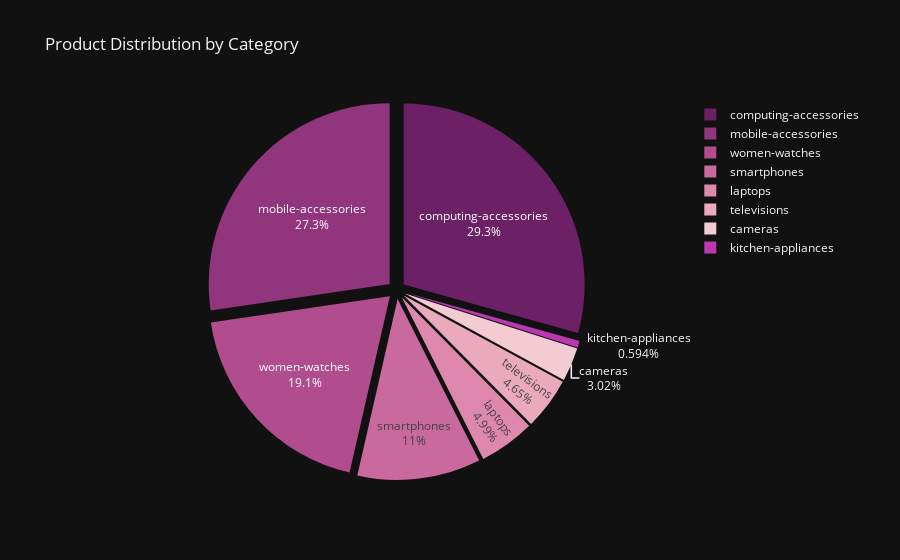

The notebook cell saved with this chart:
### Markdown cell above
## shows brands whose best-selling products

### Code cell
# Recreate the DataFrame with value counts and percentages
category_counts = df['category'].value_counts()
category_percentages = (category_counts / len(df)) * 100
category_df = category_percentages.reset_index()
category_df.columns = ['Category', 'Percentage']

# Create the pie chart using Plotly
fig = px.pie(
    category_df,
    names='Category',
    values='Percentage',
    title='Product Distribution by Category',
    color_discrete_sequence=px.colors.sequential.Magenta_r,
    template='plotly_dark'
)

# Customize trace appearance
fig.update_traces(
    textinfo='percent+label',
    pull=[0.05] * len(category_df)  # slight pull for all slices
)

fig.show()

### Figure 1 — Plotly figure (JSON) as saved in the notebook; plotly's stock layout.template omitted (floating-point values rounded to 4 significant figures)
{"data": [{"domain": {"x": [0, 1], "y": [0, 1]}, "hovertemplate": "Category=%{label}<br>Percentage=%{value}<extra></extra>", "labels": ["computing-accessories", "mobile-accessories", "women-watches", "smartphones", "laptops", "televisions", "cameras", "kitchen-appliances"], "legendgroup": "", "name": "", "pull": [0.05, 0.05, 0.05, 0.05, 0.05, 0.05, 0.05, 0.05], "showlegend": true, "textinfo": "percent+label", "type": "pie", "values": [29.31, 27.33, 19.1, 11.01, 4.993, 4.652, 3.017, 0.5944]}], "layout": {"legend": {"tracegroupgap": 0}, "piecolorway": ["rgb(108, 33, 103)", "rgb(145, 53, 125)", "rgb(177, 77, 142)", "rgb(202, 105, 157)", "rgb(221, 136, 172)", "rgb(234, 169, 189)", "rgb(243, 203, 211)"], "title": {"text": "Product Distribution by Category"}}}
